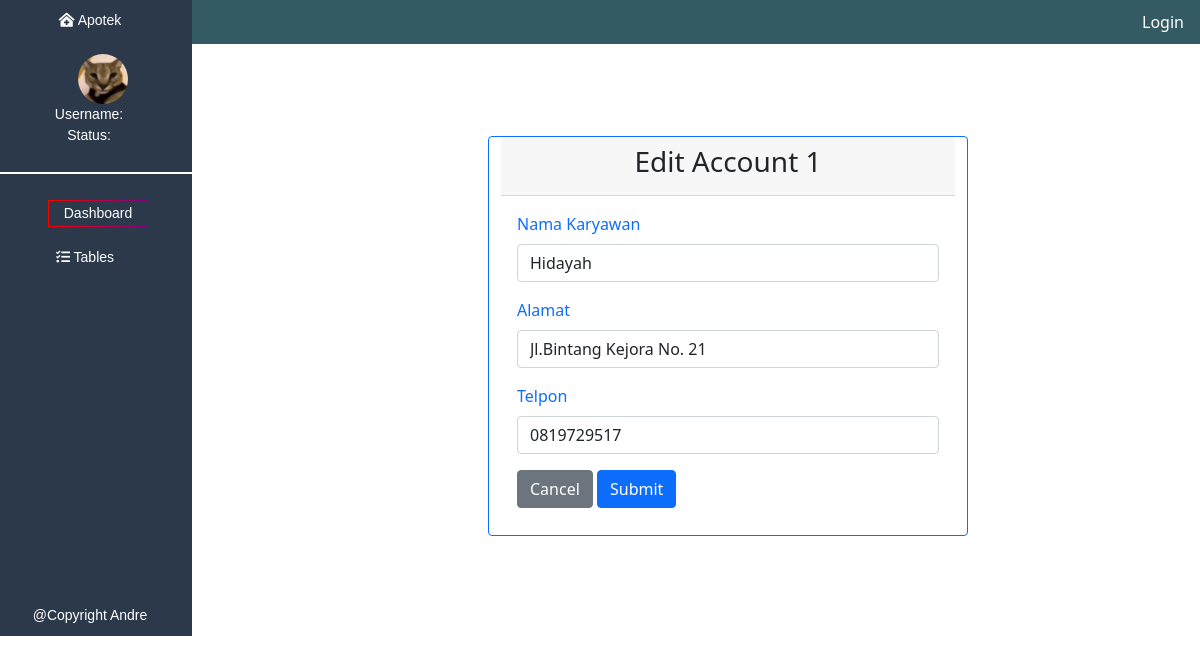
The page /dei.php?idkaryawan=1 on the database its author committed.
### tables this page shows
CREATE TABLE `tb_karyawan` (
  `idkaryawan` int(4) NOT NULL AUTO_INCREMENT,
  `namakaryawan` varchar(50) NOT NULL,
  `alamat` varchar(100) NOT NULL,
  `telp` varchar(15) NOT NULL,
  PRIMARY KEY (`idkaryawan`)
);

### dei.php (the view, shortened to what this page needs)
<?php
    include 'koneksi.php';
    if(isset($_GET['idkaryawan'])){
        $idkaryawan=($_GET["idkaryawan"]);
        $query="SELECT * FROM tb_karyawan WHERE idkaryawan='$idkaryawan'";
        $result= mysqli_query($koneksi,$query);
        $data=mysqli_fetch_assoc($result);
    }else{
            header("Location:obat.php");
        }
?>
<html lang="en">
<head>
    <link href="https://cdn.jsdelivr.net/npm/bootstrap@5.1.1/dist/css/bootstrap.min.css" rel="stylesheet">
    <link rel="stylesheet" href="https://pro.fontawesome.com/releases/v5.10.0/css/all.css"/>
    <link rel="stylesheet" href="modify.css">
</head>
<body>
        <div class="row">
            <div class="col-2 awal"><i class="fas fa-clinic-medical"></i> Apotek</div>
            <?php
            if(!isset($_SESSION["username"])){
            ?>
            <div class="col-10 dua"><a href="login.php" class="link">Login</a></div>
            <?php } ?>
        </div>
        <div class="row">
            <div class="col-2 awal"><div class="img"></div> <p id="sen" style="margin-left: -2px;">Username:<?php echo $_SESSION["username"];?><br>Status:<?php echo $_SESSION["leveluser"];?></p></div>
        </div>
        <div class="row">
          <div class="col-2 awal"><p id="line"></p></div>
        </div>
        <div class="row">
          <div class="col-2 awal"><div class="wapo"><div class="module"><a href="dashboard.php" style="color: white;">Dashboard</a></div></div></div>
        </div>
        <div class="row">
          <div class="col-2 awal" style="height:358px;"><a class="nara" data-bs-toggle="collapse" href="#collapseExample" role="button" aria-expanded="false" aria-controls="collapseExample"><i class="fas fa-tasks"></i> Tables</a>
        </div>
        <div class="row">
          <div class="col-2 awal" style="width: 17%; margin-top: 0px;"> @Copyright Andre</div>
        </div>
        <div class="card border-primary mb-3" style="width: 30rem;margin-left: 500px;margin-top: -500px; height:400px;">
        <div class="card-header"><center><h3>Edit Account <?php echo $data['idkaryawan']; ?></h3></center></div>
        <div class="card-body text-primary">
        <form action="sal.php" method="POST">
    <div class="mb-3">
        <label for="" class="form-label">Nama Karyawan</label>
        <input type="text" class="form-control" name="namakaryawan" value="<?php echo $data['namakaryawan'] ?>" require id="">
    </div>
    <div class="mb-3">
        <label for="" class="form-label">Alamat</label>
        <input type="text" class="form-control" name="alamat" value="<?php echo $data['alamat'] ?>" require id="">
    </div>
    <div class="mb-3">
        <label for="" class="form-label">Telpon</label>
        <input type="text" class="form-control" name="telp" value="<?php echo $data['telp'] ?>" require id="">
    </div>
    <button type="reset" class="btn btn-secondary">Cancel</button>
    <button type="submit" class="btn btn-primary">Submit</button>
    </form>
        </div>
        </div>
</body>
</html>

### modify.css (style rules this page uses)
body { overflow-x: hidden; top: 0; bottom: 0; left: 0; right: 0; padding: 0px; margin: 0px; }
a { text-decoration: none; }
.awal { background-color: #2C394B; font-size: 14px; color: white; font-family: Verdana, Geneva, Tahoma, sans-serif; text-align: center; padding: 10px; }
.dua { background-color: #345B63; padding: 10px; }
.link { text-decoration: none; color: white; margin-left: 940px; float: left; }
.img { background-image:url(image/hecker.jpeg); border-radius: 100px; background-size: cover; width: 50px; height: 50px; margin-left: 80px; }
#sen { font-size: 14px; }
.nara { text-decoration: none; color: white; margin-left: -10px; }
.nara::after { content: ''; width: 0%; transition: width 0.3s; }
.wapo { margin-top: -10px; position: relative; background: linear-gradient(to right, red, purple); max-width: 100px; margin-left: 50px; padding: 1px; }
.module { background: #2C394B; color: white; padding: 2px; }
#line::after { content:''; display: block; border: 1px solid rgb(255, 255, 255); width: 210px; margin-top: -10px; }

### rows shown on the page
tb_karyawan: idkaryawan "1", namakaryawan "Hidayah", alamat "Jl.Bintang Kejora No. 21", telp "0819729517"
